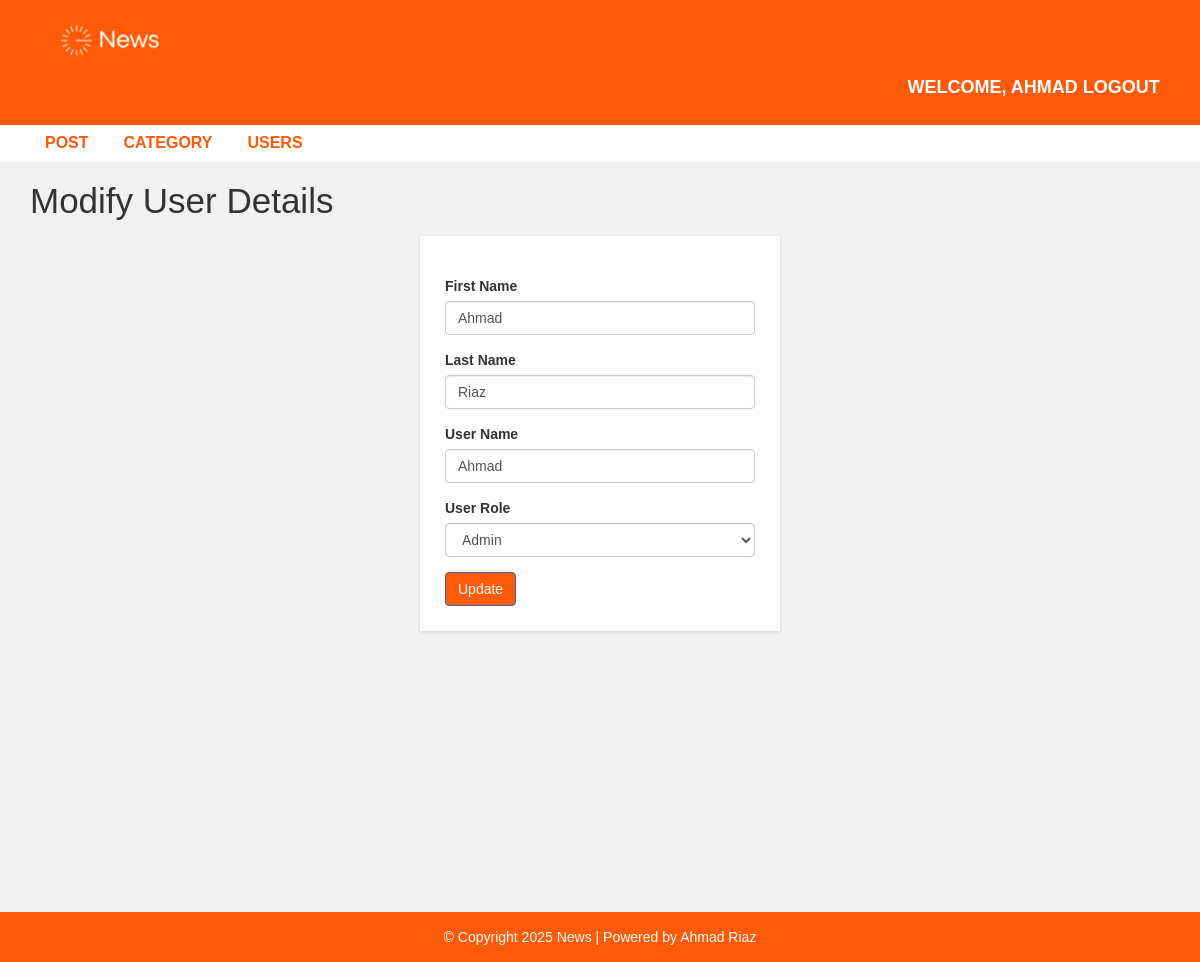
The app's page /news/admin/update-user.php?id=1 (signed in) with its own data.
### tables this page shows
CREATE TABLE `user` (
  `user_id` int(10) UNSIGNED NOT NULL,
  `first_name` varchar(30) NOT NULL,
  `last_name` varchar(30) NOT NULL,
  `username` varchar(30) DEFAULT NULL,
  `password` varchar(40) DEFAULT NULL,
  `role` int(11) NOT NULL
);

### news/admin/update-user.php (the view, shortened to what this page needs)
<?php include "header.php"; ?>
<?php include "config.php"; ?>
  <div id="admin-content">
      <div class="container">
          <div class="row">
              <div class="col-md-12">
                  <h1 class="admin-heading">Modify User Details</h1>
              </div>
              <?php
               $update_id = $_GET['id'];
               $sql = "SELECT * FROM user WHERE user_id='$update_id'";
               $result = mysqli_query($conn, $sql);
               if ($row = mysqli_fetch_assoc($result)) {
                $prv_fname = $row['first_name'];
                $prv_lname = $row['last_name'];
                $prv_username = $row['username'];
                $prv_role = $row['role'];
            } else {
                echo "<div class='alert alert-danger'>User not found!</div>";
                exit;
            }
               ?>
              <div class="col-md-offset-4 col-md-4">
                  <form  action="" method ="POST">
                          <div class="form-group">
                          <label>First Name</label>
                          <input type="text" name="f_name" class="form-control" value="<?php echo $prv_fname; ?>" placeholder="" required>
                      </div>
                      <div class="form-group">
                          <label>Last Name</label>
                          <input type="text" name="l_name" class="form-control" value="<?php echo $prv_lname; ?>" placeholder="" required>
                      </div>
                      <div class="form-group">
                          <label>User Name</label>
                          <input type="text" name="username" class="form-control" value="<?php echo $prv_username; ?>" placeholder="" required>
                      </div>
                      <div class="form-group">
                          <label>User Role</label>
                          <select class="form-control" name="role" >
                          <option value="1" <?php echo ($prv_role == 1) ? "selected" : ""; ?>>Admin</option>
                          </select>
                      </div>
                      <input type="submit" name="submit" class="btn btn-primary" value="Update" required />
                  </form>
              </div>
          </div>
      </div>
  </div>
<?php include "footer.php"; ?>

### news/css/style.css (style rules this page uses)
body { background: #f1f1f1; font-family: sans-serif,arial,Helvetica; }
#admin-content { padding: 20px 0; min-height: 750px; }
#admin-content .admin-heading { font-size: 35px; margin: 0 0 15px; }
form { background: #fff; padding: 25px; box-shadow:0 1px 3px rgba(0, 0, 0, 0.13); }
.btn-primary { background-color: #FF5A09 !important; }

### records on screen
user: f_name "Ahmad", l_name "Riaz", username "Ahmad", role "Admin"

### other values on screen
$_SESSION['username'] "AHMAD"
